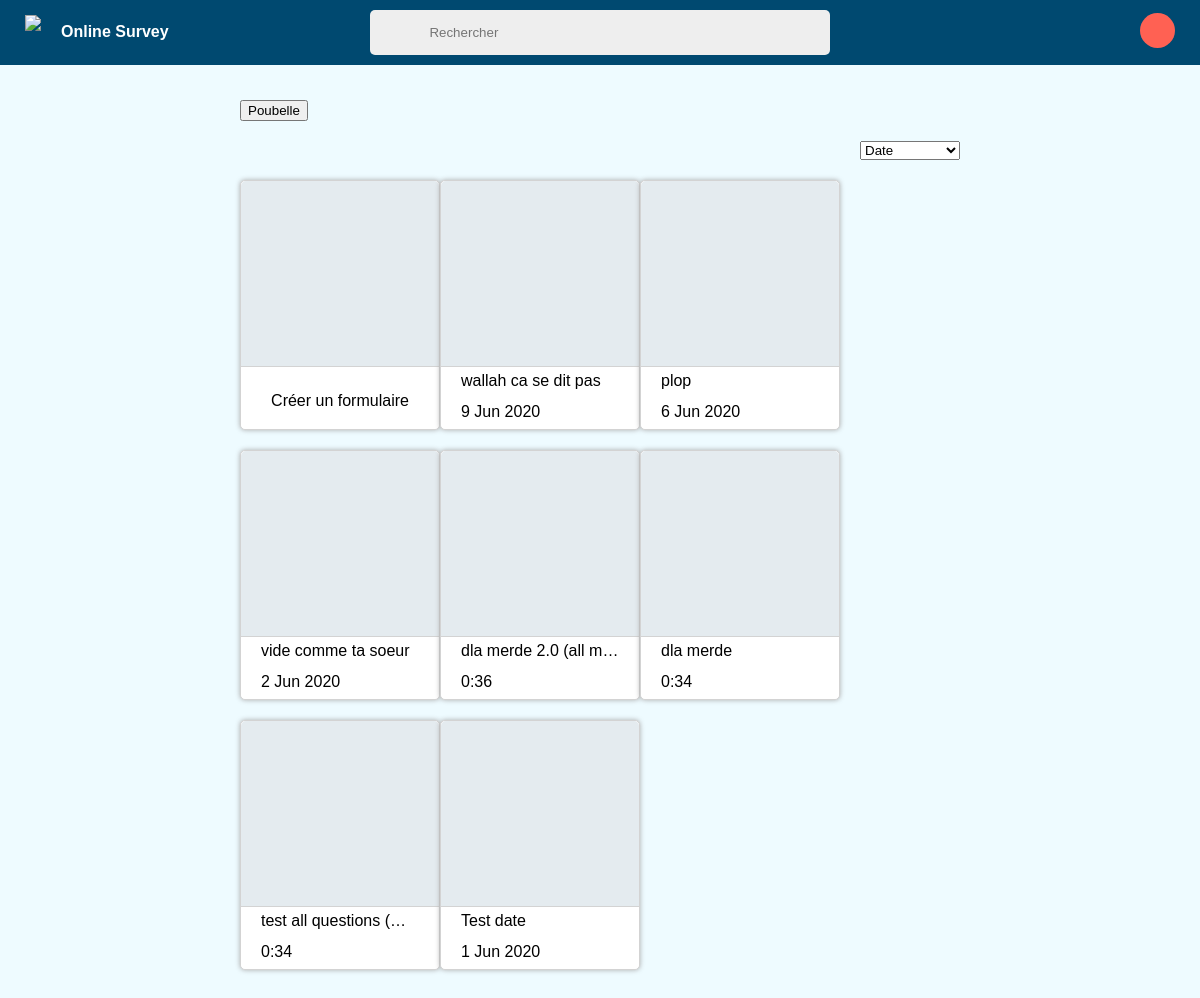
Page /Pages/home.php (signed in) on the committed database.
### tables this page shows
CREATE TABLE `surveys` (
  `id_surveys` int(25) NOT NULL,
  `id_users` int(25) NOT NULL,
  `title` varchar(50) NOT NULL,
  `description` varchar(100) NOT NULL,
  `order_surveys` int(11) NOT NULL,
  `date_ouverture` datetime NOT NULL
);

### Pages/home.php (the view, shortened to what this page needs)
<!DOCTYPE html>
<?php
include "../Scripts/connect_database.php" ;?>
<html lang="fr">
    <head>
        <link rel="stylesheet" type="text/css" href="../CSS/Main/global.css">
        <link rel="stylesheet" type="text/css" href="../CSS/Home/homeHeader.css">
        <link rel="stylesheet" type="text/css" href="../CSS/Home/homeContent.css">
    </head>
    <body>
        <div class=Main>
            <div class=Header>
                <div class=contentHead>
                    <a href="home.php" class=Logo>
                        <img src="../../Design/icons/logo/Logo@2x.png">
                        <p class=txt><b>Online Survey</b></p>
                    </a>
                    <div class=search-Container>
                        <div>
                            <button class=search-Icon>&nbsp;</button>
                            <input class=Search name="search" type="text" placeholder="Rechercher">
                        </div>
                    </div>
                    <div class=User>
                        <div class=dropdown>
                            <button onclick="dropMenuUser()" class="dropButton"></button>
                        </div>
                    </div>
                </div>
            </div>
            <div class=Content>
                <div class=mainContent>
                    <div id='poubelle' >
                        <button id='b_poubelle'>Poubelle</button>
                    </div>
                    <div class=home-Sort-Button>
                        <select id="cars">
                          <option value="date" selected>Date</option>
                        </select>
                    </div>
                    <div class=Select-Form-Section id=Select-Form-Section>
                        <div class=parent-Form>
                            <div class="child-Form createForm" type="button" onclick="SessionSurvey(0)">
                                <div id=createForm>&nbsp;</div>
                                <div id=underCreate>
                                    <p>Cr&eacute;er un formulaire</p>
                                </div>
                            </div>
                        </div>
                        <?php
                            $sql = "SELECT title,id_surveys,DATE_FORMAT(date_ouverture, '%e %b %Y %k:%i') as date_ouverture FROM surveys WHERE id_users = '$_SESSION[id_users]' ORDER BY date_ouverture DESC;";
                            $res = mysqli_query($conn, $sql);
                            while ( $result = $res->fetch_assoc()){
                                if(substr(substr($result['date_ouverture'],0,11),-1) == " "){
                                    $dateOuverture = substr($result['date_ouverture'], 0, 10);
                                }
                                else {
                                    $dateOuverture = substr($result['date_ouverture'], 0, 11);
                                }
                                if($dateOuverture == date('j M Y')){
                                    $dateOuverture = substr($result['date_ouverture'], -5);
                                }
                                echo "<div id=\"". $result['id_surveys'] ."\" class=\"parent-Form\" draggable='true'>";
                                echo "  <div class=\"child-Form\"  onclick=\"SessionSurvey(". $result['id_surveys'] .")\">";
                                echo "      <div class=upperBtn></div>
                                            <div class=downBtn>
                                                <div class=titleForm>
                                                    <p title='". $result['title'] . "'>". $result['title'] . "</p>
                                                </div>
                                                <div class=moreInfoForm>
                                                    <p title='". $dateOuverture . "'>". $dateOuverture . "</p>
                                                    <div class=dropdownForm>
                                                        <button class=\"more\" onclick=dropMenuForm(". $result['id_surveys'] .")></button>
                                                        <div id=droppedMenuForm". $result['id_surveys'] ." class=dropdownFormContent>
                                                            <button onclick=\"wantToDelete('". $result['id_surveys'] ."')\"></button>
                                                            <button style=\"display:block;\" onclick=RemoveSurvey(". $result['id_surveys'] .")>SUPPRIMER</button>
                                                        </div>
                                                    </div>
                                                </div>
                                            </div>
                                        </div>
                                    </div>";
					        }
                        ?>
                    </div>
                </div>
            </div>
        </div>
    </body>
</html>

### CSS/Main/global.css (style rules this page uses)
body, html { margin: 0; font-family: Arial, Helvetica, sans-serif; min-width: 300px; min-height: 550px; background-color: #EEFBFF; }
* { box-sizing: border-box; }
.Header { top: 0; margin: 0; width: 100%; position: fixed; background-color: #004970; z-index: 100; height:65px; }
.contentHead { margin: 7px 25px; color: white; display: flex; }
.contentHead a, a:link, a:active, a:visited { color:white; text-decoration:none; font-size:16px; }
.Logo { display:flex; width: 25%; display: flex; justify-content: flex-start; align-items: center; cursor: pointer; }
.Logo img { height:35px; }
.Logo p { margin-left: 20px; }
.User { display: flex; justify-content: flex-end; align-items: center; width: 25%; }
.dropButton { background-image: url("../../../Design/icons/usr/icon_User@2x.png"); background-position: 50% 50%; background-repeat: no-repeat; background-color: #FF6153; background-size: contain; background-size: 15px; border-radius: 50px; border: none; height: 35px; width: 35px; }
.dropdown, .dropdownForm { position: relative; display: inline-block; }
.Content { display: flex; justify-content: space-around; top: 0; margin: 100px 0 50px 0; width: 100%; position: relative; z-index: 50; }
.mainContent { display: flex; flex-direction: column; width: 60%; }

### CSS/Home/homeHeader.css (style rules this page uses)
.search-Container { display: flex; justify-content: center; align-items: center; width: 100%; }
.search-Container div { display: flex; align-items: center; background-color: #eeeeee; border-radius: 5px; width: 60%; }
.search-Icon, .Search { background-color: transparent; padding-right: 20px; padding: 15px; border: none; }
.search-Icon { background-image: url("../../../Design/icons/search/icon_Search@2x.png"); background-repeat: no-repeat; background-position: 50% 50%; margin-left: 5px; margin-right: 5px; height: 40px; width: 40px; background-size: 20px; border-radius: 5px 0px 0px 5px; padding-left: 20px; }
.Search { border-radius: 0px 5px 5px 0px; padding: 15px 20px 15px 0px; padding-left: 10px; width: 100%; }

### CSS/Home/homeContent.css (style rules this page uses)
.Select-Form-Section { display: flex; flex-wrap: wrap; }
.parent-Form { display: flex; justify-content: center; margin-top: 20px; width: 20%; min-width: 200px; max-width: 250px; user-select: none; }
.child-Form { display: flex; text-align: center; background-color: white; flex-direction: column; width: 200px; height: 250px; border: 1px solid lightgray; border-radius: 5px; box-shadow: #aaaaaa 0 0 5px; }
.child-Form .upperBtn, .child-Form #createForm { background-repeat: no-repeat; background-position: center; background-color: #E4EBEF; border-radius: 5px 5px 0px 0; border-bottom: 1px solid lightgray; width: 100%; height: 75%; }
.child-Form #createForm { background-image: url("../../../Design/icons/cross/icon_Cross@1x.png"); height:75%; }
.child-Form #underCreate { background-color:white; border-radius:0 0 5px 5px; display:flex; align-items:center; justify-content:center; height:25%; }
.child-Form #underCreate p { text-align:center; }
.child-Form p { white-space:nowrap; overflow:hidden; text-overflow:ellipsis; padding: 0px 5px; margin:5px 0 0 0; }
.child-Form .downBtn { background-color: white; display:flex; flex-direction:column; border-radius: 0 0 5px 5px; height: 25%; }
.child-Form .downBtn .moreInfoForm, .titleForm { display:flex; flex-direction:row; align-items:center; justify-content:space-between; margin:0 15px; }
.more { position:relative; border:none; background:url("../../../Design/icons/more/icon_more@4x.png"); background-size:5px; background-repeat:no-repeat; background-position:center; border-radius:25px; width:30px; height:30px; outline:none; margin :5px 0 0 0; }
.home-Sort-Button { display: flex; justify-content: flex-end; margin-top: 20px; }

### rows in the picture
surveys: title "wallah ca se dit pas", dateOuverture "9 Jun 2020"
surveys: title "plop", dateOuverture "6 Jun 2020"
surveys: title "vide comme ta soeur", dateOuverture "2 Jun 2020"
surveys: title "dla merde 2.0 (all m…", dateOuverture "0:36"
surveys: title "dla merde", dateOuverture "0:34"
surveys: title "test all questions (…", dateOuverture "0:34"
surveys: title "Test date", dateOuverture "1 Jun 2020"
